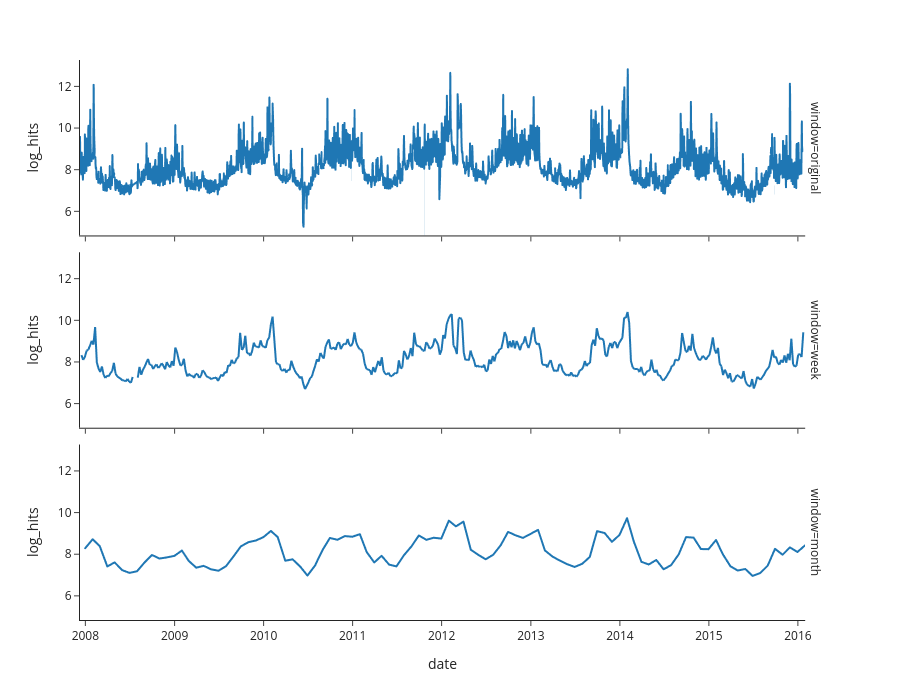

Notebook code for this chart:
### Code cell
px.line(df_plot, x='date', y='log_hits', facet_row='window', template='simple_white', height=700)
